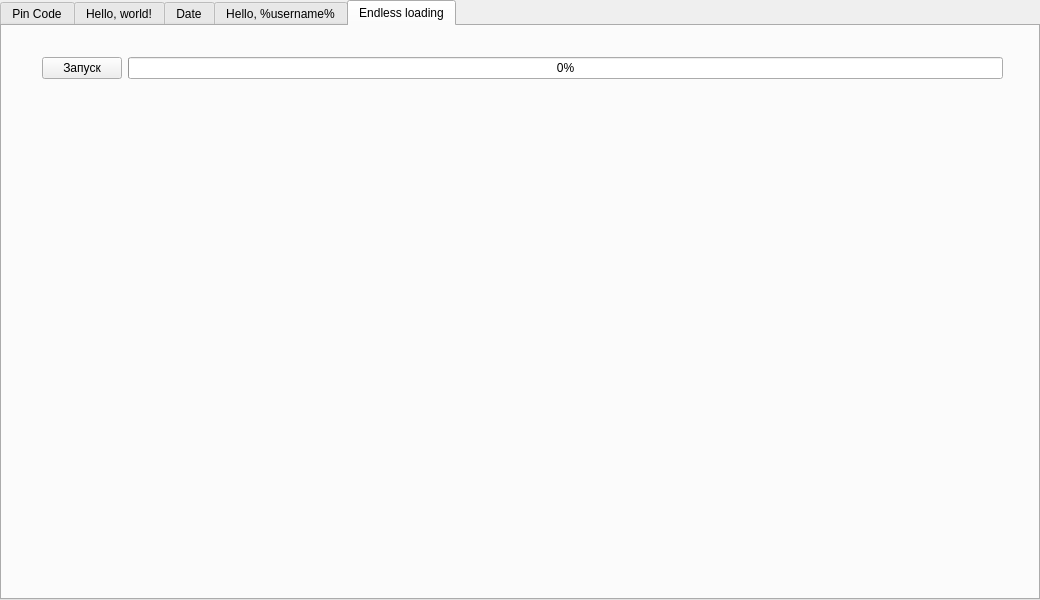
<?xml version="1.0" encoding="UTF-8"?>
<ui version="4.0">
 <class>MainWindow</class>
 <widget class="QMainWindow" name="MainWindow">
  <property name="geometry">
   <rect>
    <x>0</x>
    <y>0</y>
    <width>1040</width>
    <height>600</height>
   </rect>
  </property>
  <property name="windowTitle">
   <string>MainWindow</string>
  </property>
  <widget class="QWidget" name="centralwidget">
   <widget class="QTabWidget" name="tabWidget">
    <property name="geometry">
     <rect>
      <x>0</x>
      <y>0</y>
      <width>1040</width>
      <height>600</height>
     </rect>
    </property>
    <property name="currentIndex">
     <number>4</number>
    </property>
    <widget class="QWidget" name="pin">
     <attribute name="title">
      <string>Pin Code</string>
     </attribute>
     <widget class="QLabel" name="cat_image">
      <property name="enabled">
       <bool>true</bool>
      </property>
      <property name="geometry">
       <rect>
        <x>450</x>
        <y>30</y>
        <width>551</width>
        <height>415</height>
       </rect>
      </property>
      <property name="text">
       <string/>
      </property>
      <property name="pixmap">
       <pixmap resource="files.qrc">:/image/assets/cat.jpg</pixmap>
      </property>
      <property name="scaledContents">
       <bool>true</bool>
      </property>
     </widget>
     <widget class="QWidget" name="layoutWidget">
      <property name="geometry">
       <rect>
        <x>30</x>
        <y>30</y>
        <width>301</width>
        <height>441</height>
       </rect>
      </property>
      <layout class="QGridLayout" name="gridLayout">
       <item row="1" column="0" colspan="3">
        <widget class="QLabel" name="pincode_label">
         <property name="sizePolicy">
          <sizepolicy hsizetype="Expanding" vsizetype="Maximum">
           <horstretch>0</horstretch>
           <verstretch>0</verstretch>
          </sizepolicy>
         </property>
         <property name="font">
          <font>
           <family>Arial</family>
           <pointsize>16</pointsize>
          </font>
         </property>
         <property name="text">
          <string/>
         </property>
         <property name="alignment">
          <set>Qt::AlignCenter</set>
         </property>
        </widget>
       </item>
       <item row="4" column="1">
        <widget class="QPushButton" name="pin_btn_8">
         <property name="sizePolicy">
          <sizepolicy hsizetype="Expanding" vsizetype="Expanding">
           <horstretch>0</horstretch>
           <verstretch>0</verstretch>
          </sizepolicy>
         </property>
         <property name="font">
          <font>
           <family>Arial</family>
           <pointsize>14</pointsize>
          </font>
         </property>
         <property name="text">
          <string>8</string>
         </property>
         <property name="shortcut">
          <string>8</string>
         </property>
        </widget>
       </item>
       <item row="4" column="2">
        <widget class="QPushButton" name="pin_btn_9">
         <property name="sizePolicy">
          <sizepolicy hsizetype="Expanding" vsizetype="Expanding">
           <horstretch>0</horstretch>
           <verstretch>0</verstretch>
          </sizepolicy>
         </property>
         <property name="font">
          <font>
           <family>Arial</family>
           <pointsize>14</pointsize>
          </font>
         </property>
         <property name="text">
          <string>9</string>
         </property>
         <property name="shortcut">
          <string>9</string>
         </property>
        </widget>
       </item>
       <item row="5" column="0">
        <widget class="QPushButton" name="pin_btn_clr">
         <property name="sizePolicy">
          <sizepolicy hsizetype="Expanding" vsizetype="Expanding">
           <horstretch>0</horstretch>
           <verstretch>0</verstretch>
          </sizepolicy>
         </property>
         <property name="font">
          <font>
           <family>Arial</family>
           <pointsize>14</pointsize>
          </font>
         </property>
         <property name="text">
          <string>CLR</string>
         </property>
         <property name="shortcut">
          <string>Backspace</string>
         </property>
        </widget>
       </item>
       <item row="5" column="1">
        <widget class="QPushButton" name="pin_btn_0">
         <property name="sizePolicy">
          <sizepolicy hsizetype="Expanding" vsizetype="Expanding">
           <horstretch>0</horstretch>
           <verstretch>0</verstretch>
          </sizepolicy>
         </property>
         <property name="font">
          <font>
           <family>Arial</family>
           <pointsize>14</pointsize>
          </font>
         </property>
         <property name="text">
          <string>0</string>
         </property>
         <property name="shortcut">
          <string>0</string>
         </property>
        </widget>
       </item>
       <item row="5" column="2">
        <widget class="QPushButton" name="pin_btn_enter">
         <property name="sizePolicy">
          <sizepolicy hsizetype="Expanding" vsizetype="Expanding">
           <horstretch>0</horstretch>
           <verstretch>0</verstretch>
          </sizepolicy>
         </property>
         <property name="font">
          <font>
           <family>Arial</family>
           <pointsize>14</pointsize>
          </font>
         </property>
         <property name="text">
          <string>ENTER</string>
         </property>
         <property name="shortcut">
          <string>Enter</string>
         </property>
        </widget>
       </item>
       <item row="3" column="0">
        <widget class="QPushButton" name="pin_btn_4">
         <property name="sizePolicy">
          <sizepolicy hsizetype="Expanding" vsizetype="Expanding">
           <horstretch>0</horstretch>
           <verstretch>0</verstretch>
          </sizepolicy>
         </property>
         <property name="font">
          <font>
           <family>Arial</family>
           <pointsize>14</pointsize>
          </font>
         </property>
         <property name="text">
          <string>4</string>
         </property>
         <property name="shortcut">
          <string>4</string>
         </property>
        </widget>
       </item>
       <item row="4" column="0">
        <widget class="QPushButton" name="pin_btn_7">
         <property name="sizePolicy">
          <sizepolicy hsizetype="Expanding" vsizetype="Expanding">
           <horstretch>0</horstretch>
           <verstretch>0</verstretch>
          </sizepolicy>
         </property>
         <property name="font">
          <font>
           <family>Arial</family>
           <pointsize>14</pointsize>
          </font>
         </property>
         <property name="text">
          <string>7</string>
         </property>
         <property name="shortcut">
          <string>7</string>
         </property>
        </widget>
       </item>
       <item row="3" column="2">
        <widget class="QPushButton" name="pin_btn_6">
         <property name="sizePolicy">
          <sizepolicy hsizetype="Expanding" vsizetype="Expanding">
           <horstretch>0</horstretch>
           <verstretch>0</verstretch>
          </sizepolicy>
         </property>
         <property name="font">
          <font>
           <family>Arial</family>
           <pointsize>14</pointsize>
          </font>
         </property>
         <property name="text">
          <string>6</string>
         </property>
         <property name="shortcut">
          <string>6</string>
         </property>
        </widget>
       </item>
       <item row="3" column="1">
        <widget class="QPushButton" name="pin_btn_5">
         <property name="sizePolicy">
          <sizepolicy hsizetype="Expanding" vsizetype="Expanding">
           <horstretch>0</horstretch>
           <verstretch>0</verstretch>
          </sizepolicy>
         </property>
         <property name="font">
          <font>
           <family>Arial</family>
           <pointsize>14</pointsize>
          </font>
         </property>
         <property name="text">
          <string>5</string>
         </property>
         <property name="shortcut">
          <string>5</string>
         </property>
        </widget>
       </item>
       <item row="2" column="1">
        <widget class="QPushButton" name="pin_btn_2">
         <property name="sizePolicy">
          <sizepolicy hsizetype="Expanding" vsizetype="Expanding">
           <horstretch>0</horstretch>
           <verstretch>0</verstretch>
          </sizepolicy>
         </property>
         <property name="font">
          <font>
           <family>Arial</family>
           <pointsize>14</pointsize>
          </font>
         </property>
         <property name="text">
          <string>2</string>
         </property>
         <property name="shortcut">
          <string>2</string>
         </property>
        </widget>
       </item>
       <item row="2" column="2">
        <widget class="QPushButton" name="pin_btn_3">
         <property name="sizePolicy">
          <sizepolicy hsizetype="Expanding" vsizetype="Expanding">
           <horstretch>0</horstretch>
           <verstretch>0</verstretch>
          </sizepolicy>
         </property>
         <property name="font">
          <font>
           <family>Arial</family>
           <pointsize>14</pointsize>
          </font>
         </property>
         <property name="text">
          <string>3</string>
         </property>
         <property name="shortcut">
          <string>3</string>
         </property>
        </widget>
       </item>
       <item row="2" column="0">
        <widget class="QPushButton" name="pin_btn_1">
         <property name="sizePolicy">
          <sizepolicy hsizetype="Expanding" vsizetype="Expanding">
           <horstretch>0</horstretch>
           <verstretch>0</verstretch>
          </sizepolicy>
         </property>
         <property name="font">
          <font>
           <family>Arial</family>
           <pointsize>14</pointsize>
          </font>
         </property>
         <property name="text">
          <string>1</string>
         </property>
         <property name="shortcut">
          <string>1</string>
         </property>
        </widget>
       </item>
       <item row="0" column="0" colspan="3">
        <widget class="QLabel" name="label_2">
         <property name="sizePolicy">
          <sizepolicy hsizetype="Expanding" vsizetype="Maximum">
           <horstretch>0</horstretch>
           <verstretch>0</verstretch>
          </sizepolicy>
         </property>
         <property name="font">
          <font>
           <family>Arial</family>
           <pointsize>16</pointsize>
          </font>
         </property>
         <property name="text">
          <string>Введите пинкод:</string>
         </property>
         <property name="alignment">
          <set>Qt::AlignCenter</set>
         </property>
        </widget>
       </item>
      </layout>
     </widget>
    </widget>
    <widget class="QWidget" name="hello">
     <attribute name="title">
      <string>Hello, world!</string>
     </attribute>
     <widget class="QWidget" name="layoutWidget">
      <property name="geometry">
       <rect>
        <x>30</x>
        <y>30</y>
        <width>401</width>
        <height>491</height>
       </rect>
      </property>
      <layout class="QVBoxLayout" name="verticalLayout" stretch="0,0,0,0,0">
       <property name="spacing">
        <number>16</number>
       </property>
       <item>
        <widget class="QLabel" name="label">
         <property name="font">
          <font>
           <family>Arial</family>
           <pointsize>16</pointsize>
           <weight>50</weight>
           <italic>false</italic>
           <bold>false</bold>
           <underline>false</underline>
          </font>
         </property>
         <property name="text">
          <string>Выберите язык:</string>
         </property>
        </widget>
       </item>
       <item>
        <widget class="QComboBox" name="language_comboBox">
         <property name="font">
          <font>
           <family>Arial</family>
           <pointsize>16</pointsize>
          </font>
         </property>
         <property name="editable">
          <bool>false</bool>
         </property>
        </widget>
       </item>
       <item>
        <widget class="QLabel" name="hello_label">
         <property name="sizePolicy">
          <sizepolicy hsizetype="Preferred" vsizetype="MinimumExpanding">
           <horstretch>0</horstretch>
           <verstretch>0</verstretch>
          </sizepolicy>
         </property>
         <property name="font">
          <font>
           <family>Arial</family>
           <pointsize>8</pointsize>
          </font>
         </property>
         <property name="text">
          <string/>
         </property>
        </widget>
       </item>
       <item>
        <widget class="QGroupBox" name="groupBox">
         <property name="sizePolicy">
          <sizepolicy hsizetype="Expanding" vsizetype="MinimumExpanding">
           <horstretch>0</horstretch>
           <verstretch>0</verstretch>
          </sizepolicy>
         </property>
         <property name="title">
          <string>Настройки шрифта</string>
         </property>
         <widget class="QWidget" name="layoutWidget">
          <property name="geometry">
           <rect>
            <x>10</x>
            <y>20</y>
            <width>381</width>
            <height>95</height>
           </rect>
          </property>
          <layout class="QVBoxLayout" name="verticalLayout_5">
           <item>
            <layout class="QHBoxLayout" name="horizontalLayout">
             <item>
              <layout class="QVBoxLayout" name="verticalLayout_2">
               <item>
                <widget class="QCheckBox" name="bold_checkBox">
                 <property name="text">
                  <string>Жирный</string>
                 </property>
                </widget>
               </item>
               <item>
                <widget class="QCheckBox" name="italic_checkBox">
                 <property name="text">
                  <string>Курсив</string>
                 </property>
                </widget>
               </item>
               <item>
                <widget class="QCheckBox" name="underline_checkBox">
                 <property name="text">
                  <string>Подчёркнутый</string>
                 </property>
                </widget>
               </item>
              </layout>
             </item>
             <item>
              <layout class="QVBoxLayout" name="verticalLayout_4">
               <item>
                <widget class="QLabel" name="fontSize_label">
                 <property name="text">
                  <string/>
                 </property>
                </widget>
               </item>
               <item>
                <widget class="QSlider" name="fontSize_slideBar">
                 <property name="minimum">
                  <number>8</number>
                 </property>
                 <property name="maximum">
                  <number>32</number>
                 </property>
                 <property name="orientation">
                  <enum>Qt::Horizontal</enum>
                 </property>
                 <property name="invertedControls">
                  <bool>false</bool>
                 </property>
                 <property name="tickPosition">
                  <enum>QSlider::TicksAbove</enum>
                 </property>
                 <property name="tickInterval">
                  <number>2</number>
                 </property>
                </widget>
               </item>
              </layout>
             </item>
            </layout>
           </item>
           <item>
            <widget class="QFontComboBox" name="font_ComboBox"/>
           </item>
          </layout>
         </widget>
        </widget>
       </item>
       <item>
        <widget class="QGroupBox" name="groupBox_2">
         <property name="sizePolicy">
          <sizepolicy hsizetype="Preferred" vsizetype="MinimumExpanding">
           <horstretch>0</horstretch>
           <verstretch>0</verstretch>
          </sizepolicy>
         </property>
         <property name="title">
          <string>Порядок букв</string>
         </property>
         <widget class="QWidget" name="layoutWidget">
          <property name="geometry">
           <rect>
            <x>10</x>
            <y>20</y>
            <width>77</width>
            <height>42</height>
           </rect>
          </property>
          <layout class="QVBoxLayout" name="verticalLayout_3">
           <item>
            <widget class="QRadioButton" name="straight_radioButton">
             <property name="text">
              <string>Прямой</string>
             </property>
            </widget>
           </item>
           <item>
            <widget class="QRadioButton" name="reversed_radioButton">
             <property name="text">
              <string>Обратный</string>
             </property>
            </widget>
           </item>
          </layout>
         </widget>
        </widget>
       </item>
      </layout>
     </widget>
    </widget>
    <widget class="QWidget" name="date">
     <attribute name="title">
      <string>Date</string>
     </attribute>
     <widget class="QWidget" name="">
      <property name="geometry">
       <rect>
        <x>40</x>
        <y>30</y>
        <width>461</width>
        <height>411</height>
       </rect>
      </property>
      <layout class="QVBoxLayout" name="verticalLayout_6" stretch="0,0,1">
       <item>
        <widget class="QLabel" name="label_3">
         <property name="font">
          <font>
           <family>Arial</family>
           <pointsize>16</pointsize>
          </font>
         </property>
         <property name="text">
          <string>Выберите дату:</string>
         </property>
        </widget>
       </item>
       <item>
        <widget class="QCalendarWidget" name="calendar">
         <property name="sizePolicy">
          <sizepolicy hsizetype="Maximum" vsizetype="Preferred">
           <horstretch>0</horstretch>
           <verstretch>0</verstretch>
          </sizepolicy>
         </property>
         <property name="gridVisible">
          <bool>false</bool>
         </property>
         <property name="selectionMode">
          <enum>QCalendarWidget::SingleSelection</enum>
         </property>
         <property name="horizontalHeaderFormat">
          <enum>QCalendarWidget::ShortDayNames</enum>
         </property>
         <property name="verticalHeaderFormat">
          <enum>QCalendarWidget::ISOWeekNumbers</enum>
         </property>
        </widget>
       </item>
       <item>
        <widget class="QLabel" name="day_passed_label">
         <property name="font">
          <font>
           <family>Arial</family>
           <pointsize>16</pointsize>
          </font>
         </property>
         <property name="text">
          <string/>
         </property>
        </widget>
       </item>
      </layout>
     </widget>
    </widget>
    <widget class="QWidget" name="hello_username">
     <attribute name="title">
      <string>Hello, %username%</string>
     </attribute>
     <widget class="QWidget" name="">
      <property name="geometry">
       <rect>
        <x>30</x>
        <y>30</y>
        <width>331</width>
        <height>92</height>
       </rect>
      </property>
      <layout class="QVBoxLayout" name="verticalLayout_7">
       <item>
        <widget class="QLabel" name="label_4">
         <property name="font">
          <font>
           <family>Arial</family>
           <pointsize>16</pointsize>
          </font>
         </property>
         <property name="text">
          <string>Введите свое имя:</string>
         </property>
        </widget>
       </item>
       <item>
        <widget class="QLineEdit" name="name_lineEdit">
         <property name="font">
          <font>
           <family>Arial</family>
           <pointsize>16</pointsize>
          </font>
         </property>
        </widget>
       </item>
       <item>
        <widget class="QLabel" name="helloUser_label">
         <property name="font">
          <font>
           <family>Arial</family>
           <pointsize>16</pointsize>
          </font>
         </property>
         <property name="text">
          <string>Hello, %username%</string>
         </property>
        </widget>
       </item>
      </layout>
     </widget>
    </widget>
    <widget class="QWidget" name="endless_loading">
     <attribute name="title">
      <string>Endless loading</string>
     </attribute>
     <widget class="QWidget" name="">
      <property name="geometry">
       <rect>
        <x>40</x>
        <y>30</y>
        <width>961</width>
        <height>25</height>
       </rect>
      </property>
      <layout class="QHBoxLayout" name="horizontalLayout_2">
       <item>
        <widget class="QPushButton" name="start_progress_bar_btn">
         <property name="text">
          <string>Запуск</string>
         </property>
        </widget>
       </item>
       <item>
        <widget class="QProgressBar" name="endless_progressBar">
         <property name="value">
          <number>0</number>
         </property>
        </widget>
       </item>
      </layout>
     </widget>
    </widget>
   </widget>
  </widget>
 </widget>
 <resources>
  <include location="files.qrc"/>
 </resources>
 <connections/>
</ui>
